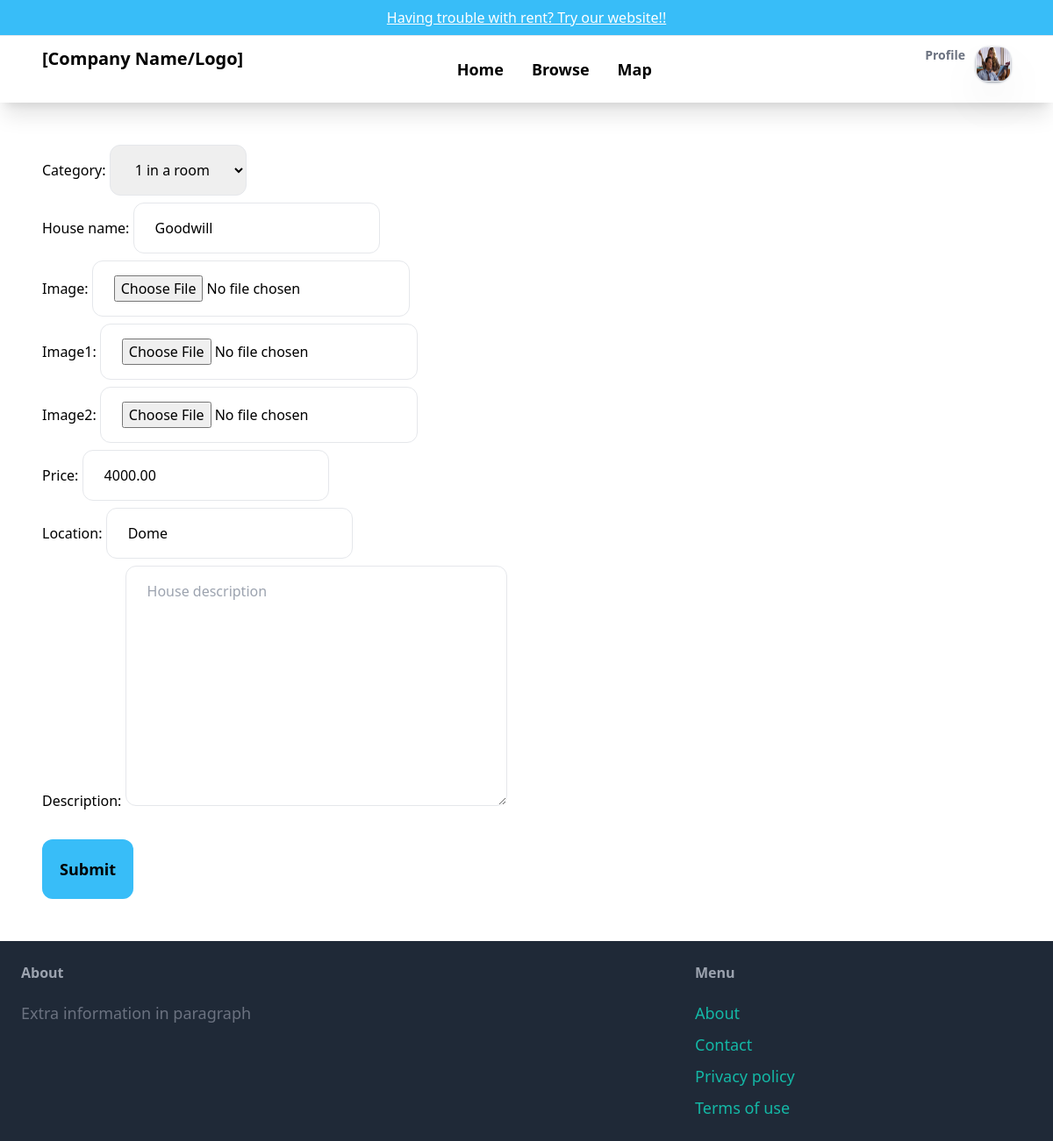
Screenshot of /house/edit/1 (signed in) with the database file from the repository.
### userProfile/models.py (models this page shows, shortened)
class ProfileInformation(models.Model):
     user = models.ForeignKey(User, related_name="profile", on_delete=models.CASCADE)
     first_name = models.CharField(max_length=20)
     last_name = models.CharField(max_length=20)
     image = models.ImageField(upload_to="profile_picture")

### houseInfo/models.py (models this page shows)
class House(models.Model):
    category = models.ForeignKey(Category, related_name="items", on_delete=models.CASCADE)
    house_name = models.CharField(max_length=10)
    description = models.TextField(blank=True, null=True)
    location = models.CharField(max_length=50)
    price = models.DecimalField(max_digits=6 ,decimal_places=2)
    image = models.ImageField(upload_to="house_images") #install Pillow to handle pics
    image1 = models.ImageField(upload_to="house_images" ,null=True) #install Pillow to handle pics
    image2 = models.ImageField(upload_to="house_images" ,null=True) #install Pillow to handle pics
    for_rent = models.BooleanField(default=True)
    created_by = models.ForeignKey(User, related_name="houses", on_delete=models.CASCADE)
    created_at = models.DateTimeField(auto_now_add=True)
    def __str__(self):
        return self.house_name

### houseInfo/views.py (the view)
# urls.py: path("edit/<int:pk>",views.updateHome, name="editHome"),
def updateHome(request, pk):
    user = profile(request)
    house = get_object_or_404(House, pk=pk, created_by=request.user)
    if request.method == "POST":
        form = HouseForm(request.POST, request.FILES, instance = house)
        if form.is_valid():
            form.save()
    else:
        form = HouseForm(instance=house)
    return render(request, "houseInfo/formHome.html",{
        "form": form,
        "title": f"Update {house}",
        "user": user,
    })

### houseInfo/forms.py
class HouseForm(forms.ModelForm):
    class Meta:
        model = House
        fields = ("category", "house_name" ,"image", "image1", "image2", "price", "location", "description")
        widgets = {
            "category": forms.Select(attrs={"class": INPUT_CLASSES, "placeholder": "House Category"}),
            "house_name": forms.TextInput(attrs={"class": INPUT_CLASSES, "placeholder": "House name"} ),
            "location": forms.TextInput(attrs={"class": INPUT_CLASSES, "placeholder": "Location"} ),
            "description": forms.Textarea(attrs={"class": INPUT_CLASSES, "placeholder": "House description"}),
            "price": forms.NumberInput(attrs={"class": INPUT_CLASSES, "placeholder": "Price"}),
            "image": forms.FileInput(attrs={"class": INPUT_CLASSES, "placeholder": "Upload picture"}),
            "image1": forms.FileInput(attrs={"class": INPUT_CLASSES, "placeholder": "Upload picture"}),
            "image2": forms.FileInput(attrs={"class": INPUT_CLASSES, "placeholder": "Upload picture"}),
        }

### core/views.py (called while the page is built)
def profile(request):
    currentUser = request.user
    user, created = ProfileInformation.objects.get_or_create(user=currentUser)
    if request.user:
        return user

### houseInfo/models.py (called while the page is built)
    def __str__(self) -> str:
        return self.name

### houseInfo/templates/houseInfo/formHome.html (shortened to what this page needs)
{% extends "core/base.html" %} {% block title %} {{title}} {% endblock%} {% block content %}
<section>
    <div class="justify-center">
        <div>
            <form method="POST" enctype="multipart/form-data">
                <div class="space-y-2">
                    {{ form.as_p }}
                </div>
                <button class=" mt-8 text-lg font-semibold px-5 py-5 bg-sky-400 rounded-xl">Submit</button>
            </form>
        </div>
    </div>
</section>
{% endblock %}

### core/templates/core/partials/_header.html
<header>
    <div class="py-2 px-6 border-b bg-sky-400 text-white text-center underline">
        <p>
            Having trouble with rent? Try our website!!
        </p>
    </div>
    <nav class="px-12 py-3 shadow-xl">
        <div class="flex justify-between">
            <a href="/" class="text-xl font-semibold">[Company Name/Logo]</a>
            <div class="flex text-lg font-semibold m-3 mr-20">
                <div><a href="{% url 'core:home' %}" class="hover:bg-sky-100 hover:shadow shadow-gray-400 rounded-2xl px-4 py-2">Home</a></div>
                <div><a href="#" class="hover:bg-sky-100 hover:shadow shadow-gray-400 rounded-2xl px-4 py-2">Browse</a></div>
                <div><a href="{% url 'core:map' %}" class="hover:bg-sky-100 hover:shadow shadow-gray-400 rounded-2xl px-4 py-2">Map</a></div>
            </div>
            <div class="flex space-x-3">
                <p class="text-sm font-semibold text-gray-500">Profile</p>
                <div class="size-10 shadow shadow-gray-400 rounded-2xl hover:shadow-2xl">
                    <a href="{% url 'userProfile:profile' %}" class="h-full w-full">
                        {% if request.user == user.user %}
                            <img src="{{ user.image.url }}" class="rounded-xl shadow-2xl border h-full w-full" >
                        {% else %}
                            <span class="text-sm">No Image</span>
                        {% endif %}
                    </a>
                </div>
            </div>
        </div>
    </nav>
</header>

### rows the page displays
ProfileInformation: image (picture)
House: category "1 in a room", house_name "Goodwill", price "4000.00", location "Dome"
